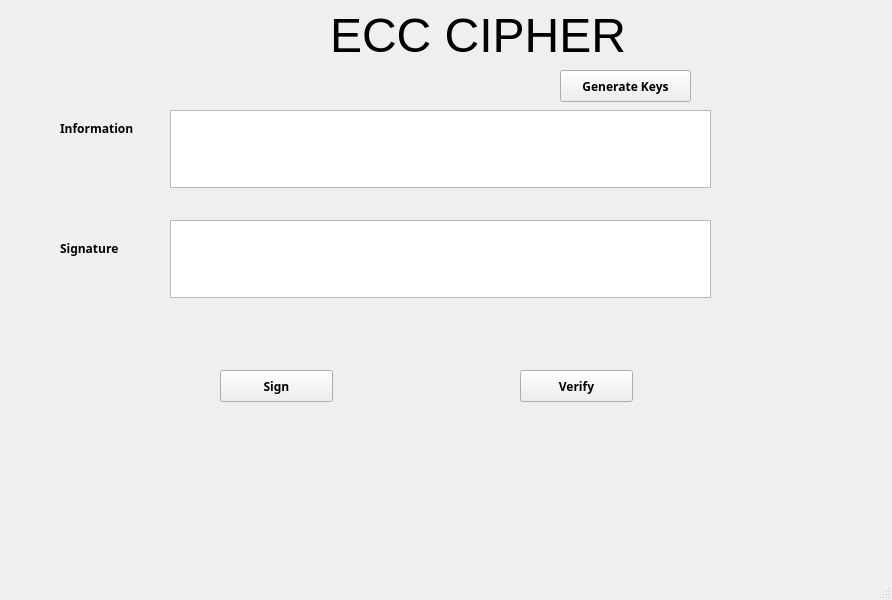
<?xml version="1.0" encoding="UTF-8"?>
<ui version="4.0">
 <class>MainWindow</class>
 <widget class="QMainWindow" name="MainWindow">
  <property name="geometry">
   <rect>
    <x>0</x>
    <y>0</y>
    <width>892</width>
    <height>600</height>
   </rect>
  </property>
  <property name="windowTitle">
   <string>MainWindow</string>
  </property>
  <widget class="QWidget" name="centralwidget">
   <widget class="QLabel" name="tieuDe">
    <property name="geometry">
     <rect>
      <x>330</x>
      <y>10</y>
      <width>331</width>
      <height>51</height>
     </rect>
    </property>
    <property name="font">
     <font>
      <pointsize>36</pointsize>
     </font>
    </property>
    <property name="text">
     <string>ECC CIPHER</string>
    </property>
   </widget>
   <widget class="QLabel" name="information">
    <property name="geometry">
     <rect>
      <x>60</x>
      <y>120</y>
      <width>91</width>
      <height>16</height>
     </rect>
    </property>
    <property name="font">
     <font>
      <family>Arial Black</family>
      <weight>75</weight>
      <bold>true</bold>
     </font>
    </property>
    <property name="text">
     <string>Information</string>
    </property>
   </widget>
   <widget class="QLabel" name="signature">
    <property name="geometry">
     <rect>
      <x>60</x>
      <y>240</y>
      <width>81</width>
      <height>16</height>
     </rect>
    </property>
    <property name="font">
     <font>
      <family>Arial Black</family>
      <weight>75</weight>
      <bold>true</bold>
     </font>
    </property>
    <property name="text">
     <string>Signature</string>
    </property>
   </widget>
   <widget class="QPushButton" name="bt_generate">
    <property name="geometry">
     <rect>
      <x>560</x>
      <y>70</y>
      <width>131</width>
      <height>32</height>
     </rect>
    </property>
    <property name="font">
     <font>
      <family>Arial Black</family>
      <weight>75</weight>
      <bold>true</bold>
     </font>
    </property>
    <property name="text">
     <string>Generate Keys</string>
    </property>
   </widget>
   <widget class="QPushButton" name="bt_sign">
    <property name="geometry">
     <rect>
      <x>220</x>
      <y>370</y>
      <width>113</width>
      <height>32</height>
     </rect>
    </property>
    <property name="font">
     <font>
      <family>Arial Black</family>
      <weight>75</weight>
      <bold>true</bold>
     </font>
    </property>
    <property name="text">
     <string>Sign</string>
    </property>
   </widget>
   <widget class="QPushButton" name="bt_verify">
    <property name="geometry">
     <rect>
      <x>520</x>
      <y>370</y>
      <width>113</width>
      <height>32</height>
     </rect>
    </property>
    <property name="font">
     <font>
      <family>Arial Black</family>
      <weight>75</weight>
      <bold>true</bold>
     </font>
    </property>
    <property name="text">
     <string>Verify</string>
    </property>
   </widget>
   <widget class="QTextEdit" name="txt_information">
    <property name="geometry">
     <rect>
      <x>170</x>
      <y>110</y>
      <width>541</width>
      <height>78</height>
     </rect>
    </property>
   </widget>
   <widget class="QTextEdit" name="txt_signature">
    <property name="geometry">
     <rect>
      <x>170</x>
      <y>220</y>
      <width>541</width>
      <height>78</height>
     </rect>
    </property>
   </widget>
  </widget>
  <widget class="QMenuBar" name="menubar">
   <property name="geometry">
    <rect>
     <x>0</x>
     <y>0</y>
     <width>892</width>
     <height>26</height>
    </rect>
   </property>
  </widget>
  <widget class="QStatusBar" name="statusbar"/>
 </widget>
 <resources/>
 <connections/>
</ui>
